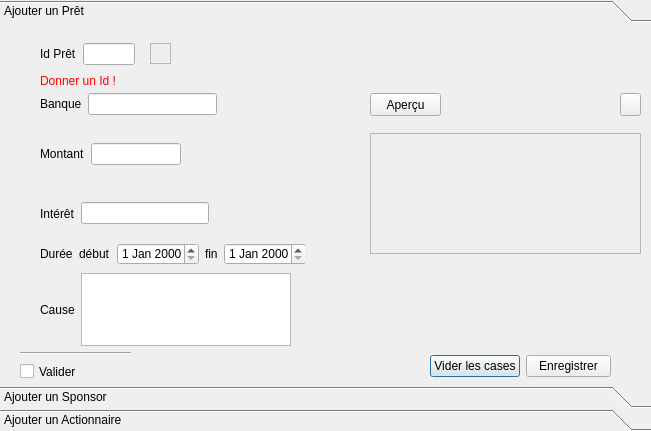
<?xml version="1.0" encoding="UTF-8"?>
<ui version="4.0">
 <class>RemplirBD</class>
 <widget class="QDialog" name="RemplirBD">
  <property name="geometry">
   <rect>
    <x>0</x>
    <y>0</y>
    <width>651</width>
    <height>431</height>
   </rect>
  </property>
  <property name="windowTitle">
   <string>Gestion de Finances</string>
  </property>
  <property name="windowIcon">
   <iconset resource="rssources.qrc">
    <normaloff>:/images/logo_erp.png</normaloff>:/images/logo_erp.png</iconset>
  </property>
  <widget class="QToolBox" name="toolBox">
   <property name="geometry">
    <rect>
     <x>0</x>
     <y>0</y>
     <width>651</width>
     <height>431</height>
    </rect>
   </property>
   <property name="currentIndex">
    <number>0</number>
   </property>
   <property name="tabSpacing">
    <number>1</number>
   </property>
   <widget class="QWidget" name="ajouterPret">
    <property name="geometry">
     <rect>
      <x>0</x>
      <y>0</y>
      <width>651</width>
      <height>365</height>
     </rect>
    </property>
    <attribute name="label">
     <string>Ajouter un Prêt</string>
    </attribute>
    <widget class="Line" name="linePret">
     <property name="geometry">
      <rect>
       <x>20</x>
       <y>320</y>
       <width>111</width>
       <height>20</height>
      </rect>
     </property>
     <property name="orientation">
      <enum>Qt::Horizontal</enum>
     </property>
    </widget>
    <widget class="QCheckBox" name="CheckValiderPret">
     <property name="geometry">
      <rect>
       <x>20</x>
       <y>340</y>
       <width>70</width>
       <height>17</height>
      </rect>
     </property>
     <property name="text">
      <string>Valider</string>
     </property>
    </widget>
    <widget class="QWidget" name="layoutWidget_19">
     <property name="geometry">
      <rect>
       <x>40</x>
       <y>220</y>
       <width>265</width>
       <height>22</height>
      </rect>
     </property>
     <layout class="QHBoxLayout" name="horizontalLayout_19">
      <item>
       <widget class="QLabel" name="dureePret">
        <property name="text">
         <string>Durée</string>
        </property>
       </widget>
      </item>
      <item>
       <widget class="QLabel" name="debutTextPret">
        <property name="text">
         <string>début</string>
        </property>
       </widget>
      </item>
      <item>
       <widget class="QDateEdit" name="dateDebutPret"/>
      </item>
      <item>
       <widget class="QLabel" name="finTextPret">
        <property name="text">
         <string>fin</string>
        </property>
       </widget>
      </item>
      <item>
       <widget class="QDateEdit" name="dateFinPret"/>
      </item>
     </layout>
    </widget>
    <widget class="QWidget" name="layoutWidget_20">
     <property name="geometry">
      <rect>
       <x>40</x>
       <y>20</y>
       <width>95</width>
       <height>22</height>
      </rect>
     </property>
     <layout class="QHBoxLayout" name="horizontalLayout_20">
      <item>
       <widget class="QLabel" name="textIdPret">
        <property name="text">
         <string>Id Prêt</string>
        </property>
       </widget>
      </item>
      <item>
       <widget class="QLineEdit" name="lineIDPret"/>
      </item>
     </layout>
    </widget>
    <widget class="QWidget" name="layoutWidget_21">
     <property name="geometry">
      <rect>
       <x>40</x>
       <y>70</y>
       <width>177</width>
       <height>22</height>
      </rect>
     </property>
     <layout class="QHBoxLayout" name="horizontalLayout_21">
      <item>
       <widget class="QLabel" name="textBanque">
        <property name="text">
         <string>Banque</string>
        </property>
       </widget>
      </item>
      <item>
       <widget class="QLineEdit" name="lineBan"/>
      </item>
     </layout>
    </widget>
    <widget class="QWidget" name="layoutWidget_22">
     <property name="geometry">
      <rect>
       <x>40</x>
       <y>120</y>
       <width>141</width>
       <height>22</height>
      </rect>
     </property>
     <layout class="QHBoxLayout" name="horizontalLayout_22">
      <item>
       <widget class="QLabel" name="textMontant">
        <property name="text">
         <string>Montant</string>
        </property>
       </widget>
      </item>
      <item>
       <widget class="QLineEdit" name="lineMont"/>
      </item>
     </layout>
    </widget>
    <widget class="QWidget" name="layoutWidget_23">
     <property name="geometry">
      <rect>
       <x>40</x>
       <y>170</y>
       <width>169</width>
       <height>41</height>
      </rect>
     </property>
     <layout class="QHBoxLayout" name="horizontalLayout_23">
      <item>
       <widget class="QLabel" name="textInteret">
        <property name="text">
         <string>Intérêt</string>
        </property>
       </widget>
      </item>
      <item>
       <widget class="QLineEdit" name="lineInt"/>
      </item>
     </layout>
    </widget>
    <widget class="QWidget" name="layoutWidget_24">
     <property name="geometry">
      <rect>
       <x>430</x>
       <y>330</y>
       <width>181</width>
       <height>27</height>
      </rect>
     </property>
     <layout class="QHBoxLayout" name="horizontalLayout_24">
      <item>
       <widget class="QPushButton" name="VidPret">
        <property name="text">
         <string>Vider les cases</string>
        </property>
       </widget>
      </item>
      <item>
       <widget class="QPushButton" name="enregistrerPret">
        <property name="enabled">
         <bool>true</bool>
        </property>
        <property name="text">
         <string>Enregistrer</string>
        </property>
       </widget>
      </item>
     </layout>
    </widget>
    <widget class="QPushButton" name="RefreshPret">
     <property name="geometry">
      <rect>
       <x>620</x>
       <y>70</y>
       <width>21</width>
       <height>23</height>
      </rect>
     </property>
     <property name="text">
      <string/>
     </property>
    </widget>
    <widget class="QPushButton" name="ApercuPret">
     <property name="geometry">
      <rect>
       <x>370</x>
       <y>70</y>
       <width>71</width>
       <height>23</height>
      </rect>
     </property>
     <property name="text">
      <string>Aperçu</string>
     </property>
    </widget>
    <widget class="QWidget" name="layoutWidget">
     <property name="geometry">
      <rect>
       <x>40</x>
       <y>250</y>
       <width>251</width>
       <height>73</height>
      </rect>
     </property>
     <layout class="QHBoxLayout" name="horizontalLayout">
      <item>
       <widget class="QLabel" name="causePret">
        <property name="text">
         <string>Cause</string>
        </property>
       </widget>
      </item>
      <item>
       <widget class="QTextEdit" name="TextCausePret"/>
      </item>
     </layout>
    </widget>
    <widget class="QLabel" name="TextSaisieID">
     <property name="geometry">
      <rect>
       <x>40</x>
       <y>50</y>
       <width>81</width>
       <height>16</height>
      </rect>
     </property>
     <property name="styleSheet">
      <string notr="true">color: rgb(255, 0, 0);</string>
     </property>
     <property name="text">
      <string>Donner un Id !</string>
     </property>
    </widget>
    <widget class="QFrame" name="frame">
     <property name="enabled">
      <bool>true</bool>
     </property>
     <property name="geometry">
      <rect>
       <x>150</x>
       <y>20</y>
       <width>21</width>
       <height>21</height>
      </rect>
     </property>
     <property name="styleSheet">
      <string notr="true">image: url(:/new/prefix1/C:/Users/Cruzer/Desktop/attention.png);</string>
     </property>
     <property name="frameShape">
      <enum>QFrame::StyledPanel</enum>
     </property>
     <property name="frameShadow">
      <enum>QFrame::Raised</enum>
     </property>
    </widget>
    <widget class="QTableView" name="tabPretsAjout">
     <property name="enabled">
      <bool>false</bool>
     </property>
     <property name="geometry">
      <rect>
       <x>370</x>
       <y>110</y>
       <width>271</width>
       <height>121</height>
      </rect>
     </property>
    </widget>
   </widget>
   <widget class="QWidget" name="ajouterSponsor">
    <property name="geometry">
     <rect>
      <x>0</x>
      <y>0</y>
      <width>651</width>
      <height>365</height>
     </rect>
    </property>
    <attribute name="label">
     <string>Ajouter un Sponsor</string>
    </attribute>
    <widget class="QWidget" name="layoutWidget_25">
     <property name="geometry">
      <rect>
       <x>20</x>
       <y>20</y>
       <width>114</width>
       <height>22</height>
      </rect>
     </property>
     <layout class="QHBoxLayout" name="horizontalLayout_25">
      <item>
       <widget class="QLabel" name="TextIdSpons">
        <property name="text">
         <string>Id Sponsor</string>
        </property>
       </widget>
      </item>
      <item>
       <widget class="QLineEdit" name="lineIDSponsor"/>
      </item>
     </layout>
    </widget>
    <widget class="QWidget" name="layoutWidget_26">
     <property name="geometry">
      <rect>
       <x>410</x>
       <y>330</y>
       <width>181</width>
       <height>27</height>
      </rect>
     </property>
     <layout class="QHBoxLayout" name="horizontalLayout_26">
      <item>
       <widget class="QPushButton" name="VidSponsor">
        <property name="text">
         <string>Vider les cases</string>
        </property>
       </widget>
      </item>
      <item>
       <widget class="QPushButton" name="enregistrerSponsor">
        <property name="text">
         <string>Enregistrer</string>
        </property>
       </widget>
      </item>
     </layout>
    </widget>
    <widget class="QCheckBox" name="CheckValiderSponsor">
     <property name="geometry">
      <rect>
       <x>20</x>
       <y>340</y>
       <width>70</width>
       <height>17</height>
      </rect>
     </property>
     <property name="text">
      <string>Valider</string>
     </property>
    </widget>
    <widget class="QWidget" name="layoutWidget_27">
     <property name="geometry">
      <rect>
       <x>20</x>
       <y>170</y>
       <width>265</width>
       <height>22</height>
      </rect>
     </property>
     <layout class="QHBoxLayout" name="horizontalLayout_27">
      <item>
       <widget class="QLabel" name="dureeSponsor">
        <property name="text">
         <string>Durée</string>
        </property>
       </widget>
      </item>
      <item>
       <widget class="QLabel" name="debutTextSponsor">
        <property name="text">
         <string>début</string>
        </property>
       </widget>
      </item>
      <item>
       <widget class="QDateEdit" name="dateDebutSponsor"/>
      </item>
      <item>
       <widget class="QLabel" name="finTextSponsor">
        <property name="text">
         <string>fin</string>
        </property>
       </widget>
      </item>
      <item>
       <widget class="QDateEdit" name="dateFinSponsor"/>
      </item>
     </layout>
    </widget>
    <widget class="Line" name="lineSponsor">
     <property name="geometry">
      <rect>
       <x>20</x>
       <y>320</y>
       <width>111</width>
       <height>20</height>
      </rect>
     </property>
     <property name="orientation">
      <enum>Qt::Horizontal</enum>
     </property>
    </widget>
    <widget class="QWidget" name="layoutWidget_28">
     <property name="geometry">
      <rect>
       <x>20</x>
       <y>70</y>
       <width>131</width>
       <height>22</height>
      </rect>
     </property>
     <layout class="QHBoxLayout" name="horizontalLayout_28">
      <item>
       <widget class="QLabel" name="nomSponsor">
        <property name="text">
         <string>Nom</string>
        </property>
       </widget>
      </item>
      <item>
       <widget class="QLineEdit" name="lineNomSponsor"/>
      </item>
     </layout>
    </widget>
    <widget class="QWidget" name="layoutWidget_29">
     <property name="geometry">
      <rect>
       <x>20</x>
       <y>120</y>
       <width>101</width>
       <height>22</height>
      </rect>
     </property>
     <layout class="QHBoxLayout" name="horizontalLayout_29">
      <item>
       <widget class="QLabel" name="SommeSponsor">
        <property name="text">
         <string>Somme</string>
        </property>
       </widget>
      </item>
      <item>
       <widget class="QLineEdit" name="lineSommeSponsor"/>
      </item>
     </layout>
    </widget>
    <widget class="QPushButton" name="RefreshSponsor">
     <property name="geometry">
      <rect>
       <x>610</x>
       <y>50</y>
       <width>21</width>
       <height>23</height>
      </rect>
     </property>
     <property name="text">
      <string/>
     </property>
    </widget>
    <widget class="QPushButton" name="ApercuSponsor">
     <property name="geometry">
      <rect>
       <x>370</x>
       <y>50</y>
       <width>71</width>
       <height>23</height>
      </rect>
     </property>
     <property name="text">
      <string>Aperçu</string>
     </property>
    </widget>
    <widget class="QTableView" name="tabSponsorsAjout">
     <property name="enabled">
      <bool>false</bool>
     </property>
     <property name="geometry">
      <rect>
       <x>370</x>
       <y>90</y>
       <width>271</width>
       <height>121</height>
      </rect>
     </property>
    </widget>
    <zorder>tabSponsorsAjout</zorder>
    <zorder>layoutWidget_25</zorder>
    <zorder>layoutWidget_26</zorder>
    <zorder>CheckValiderSponsor</zorder>
    <zorder>layoutWidget_27</zorder>
    <zorder>lineSponsor</zorder>
    <zorder>layoutWidget_28</zorder>
    <zorder>layoutWidget_29</zorder>
    <zorder>RefreshSponsor</zorder>
    <zorder>ApercuSponsor</zorder>
   </widget>
   <widget class="QWidget" name="ajouterActionnaire">
    <property name="geometry">
     <rect>
      <x>0</x>
      <y>0</y>
      <width>651</width>
      <height>365</height>
     </rect>
    </property>
    <attribute name="label">
     <string>Ajouter un Actionnaire</string>
    </attribute>
    <widget class="QCheckBox" name="CheckValiderActionnaire">
     <property name="geometry">
      <rect>
       <x>20</x>
       <y>340</y>
       <width>70</width>
       <height>17</height>
      </rect>
     </property>
     <property name="text">
      <string>Valider</string>
     </property>
    </widget>
    <widget class="QWidget" name="layoutWidget_30">
     <property name="geometry">
      <rect>
       <x>20</x>
       <y>20</y>
       <width>129</width>
       <height>22</height>
      </rect>
     </property>
     <layout class="QHBoxLayout" name="horizontalLayout_30">
      <item>
       <widget class="QLabel" name="TextIdActionnaire">
        <property name="text">
         <string>Id Actionnaire</string>
        </property>
       </widget>
      </item>
      <item>
       <widget class="QLineEdit" name="lineIDActionnaire"/>
      </item>
     </layout>
    </widget>
    <widget class="QWidget" name="layoutWidget_31">
     <property name="geometry">
      <rect>
       <x>20</x>
       <y>70</y>
       <width>131</width>
       <height>22</height>
      </rect>
     </property>
     <layout class="QHBoxLayout" name="horizontalLayout_31">
      <item>
       <widget class="QLabel" name="nomActionnaire">
        <property name="text">
         <string>Nom</string>
        </property>
       </widget>
      </item>
      <item>
       <widget class="QLineEdit" name="lineNomActionnaire"/>
      </item>
     </layout>
    </widget>
    <widget class="QWidget" name="layoutWidget_32">
     <property name="geometry">
      <rect>
       <x>20</x>
       <y>120</y>
       <width>101</width>
       <height>22</height>
      </rect>
     </property>
     <layout class="QHBoxLayout" name="horizontalLayout_32">
      <item>
       <widget class="QLabel" name="SommeActionnaire">
        <property name="text">
         <string>Somme</string>
        </property>
       </widget>
      </item>
      <item>
       <widget class="QLineEdit" name="lineSomActionnaire"/>
      </item>
     </layout>
    </widget>
    <widget class="Line" name="lineActionnaire">
     <property name="geometry">
      <rect>
       <x>20</x>
       <y>320</y>
       <width>111</width>
       <height>20</height>
      </rect>
     </property>
     <property name="orientation">
      <enum>Qt::Horizontal</enum>
     </property>
    </widget>
    <widget class="QWidget" name="layoutWidget_33">
     <property name="geometry">
      <rect>
       <x>410</x>
       <y>330</y>
       <width>181</width>
       <height>27</height>
      </rect>
     </property>
     <layout class="QHBoxLayout" name="horizontalLayout_33">
      <item>
       <widget class="QPushButton" name="VidActionnaire">
        <property name="text">
         <string>Vider les cases</string>
        </property>
       </widget>
      </item>
      <item>
       <widget class="QPushButton" name="enregistrerActionnaire">
        <property name="text">
         <string>Enregistrer</string>
        </property>
       </widget>
      </item>
     </layout>
    </widget>
    <widget class="QWidget" name="layoutWidget_34">
     <property name="geometry">
      <rect>
       <x>20</x>
       <y>170</y>
       <width>134</width>
       <height>22</height>
      </rect>
     </property>
     <layout class="QHBoxLayout" name="horizontalLayout_34">
      <item>
       <widget class="QLabel" name="DivActionnaire">
        <property name="text">
         <string>Taux dividende</string>
        </property>
       </widget>
      </item>
      <item>
       <widget class="QLineEdit" name="lineDivActionnaire"/>
      </item>
     </layout>
    </widget>
    <widget class="QPushButton" name="ApercuActionnaire">
     <property name="geometry">
      <rect>
       <x>360</x>
       <y>50</y>
       <width>71</width>
       <height>23</height>
      </rect>
     </property>
     <property name="text">
      <string>Aperçu</string>
     </property>
    </widget>
    <widget class="QPushButton" name="RefreshActionnaire">
     <property name="geometry">
      <rect>
       <x>600</x>
       <y>50</y>
       <width>21</width>
       <height>23</height>
      </rect>
     </property>
     <property name="text">
      <string/>
     </property>
    </widget>
    <widget class="QTableView" name="tabActionnairesAjout">
     <property name="enabled">
      <bool>false</bool>
     </property>
     <property name="geometry">
      <rect>
       <x>360</x>
       <y>80</y>
       <width>271</width>
       <height>121</height>
      </rect>
     </property>
    </widget>
    <widget class="QWidget" name="layoutWidget">
     <property name="geometry">
      <rect>
       <x>23</x>
       <y>220</y>
       <width>143</width>
       <height>22</height>
      </rect>
     </property>
     <layout class="QHBoxLayout" name="horizontalLayout_2">
      <item>
       <widget class="QLabel" name="debutTextActionnaire">
        <property name="text">
         <string>Date Achat</string>
        </property>
       </widget>
      </item>
      <item>
       <widget class="QDateEdit" name="dateAchatActionnaire"/>
      </item>
     </layout>
    </widget>
   </widget>
  </widget>
 </widget>
 <resources>
  <include location="rssources.qrc"/>
 </resources>
 <connections/>
</ui>
